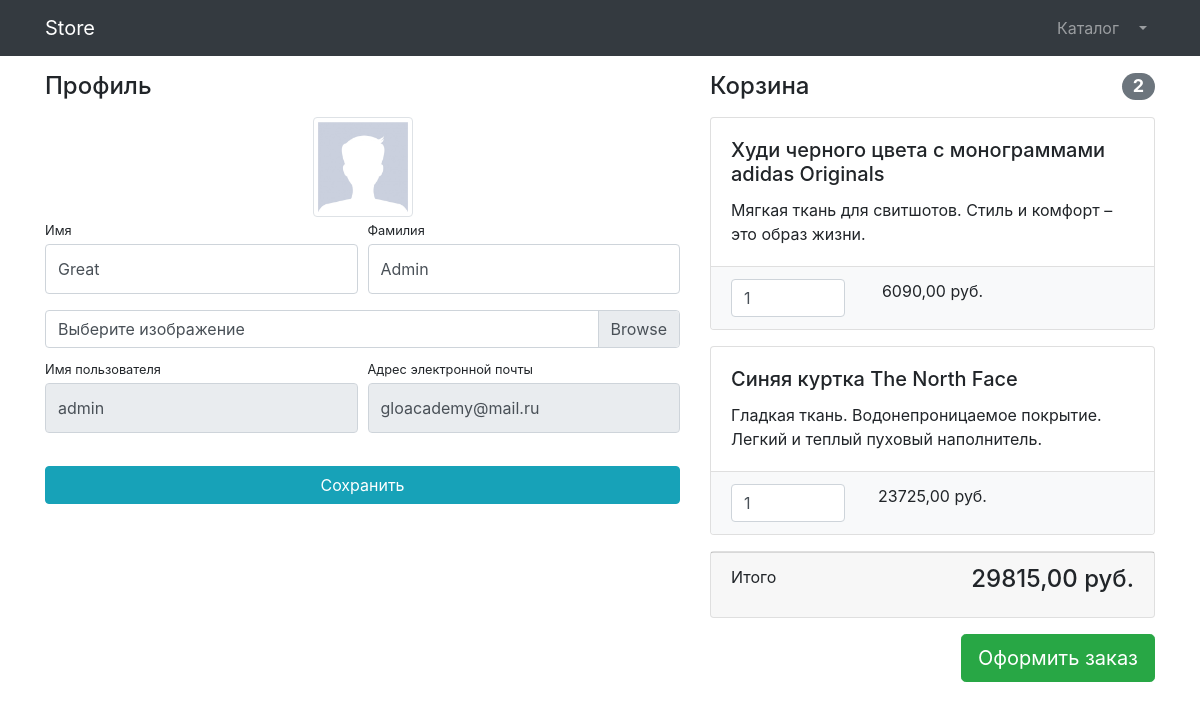
/users/profile (signed in), run on the app's committed database.
### users/models.py (models this page shows)
class User(AbstractUser):
    SEX = [
        ('none', 'none'),
        ('fimale', 'fimale'),
        ('male', 'male'),
    ]
    image = models.ImageField(upload_to='users_images', blank=True, null=True)
    sex = models.CharField(max_length=9, choices=SEX, default="none")
    birthday = models.DateTimeField(blank=True, null=True)

### products/models.py (models this page shows, shortened)
class Basket(models.Model):
    user = models.ForeignKey(to=User, on_delete=models.CASCADE)
    product = models.ForeignKey(to=Product, on_delete=models.CASCADE)
    quantity = models.PositiveIntegerField(default=0)
    created_timestamp = models.DateTimeField(auto_now_add=True)
    def sum(self): return self.product.price * self.quantity

class Product(models.Model):
    name = models.CharField(max_length=256)
    description = models.TextField()
    price = models.DecimalField(max_digits=8, decimal_places=2)
    quantity = models.PositiveIntegerField(default=0)
    image = models.ImageField(upload_to='products_images', null=True, blank=True)
    stripe_product_price_id = models.CharField(max_length=200, null=True, blank=True)
    category = models.ForeignKey(to=ProductCategory, on_delete=models.CASCADE)

### users/views.py (the view)
# urls.py: path('profile', views.profile, name='profile'),
def profile(request):
    if request.user.is_authenticated:
        if request.method == 'POST':
            form = UserProfileForm(instance=request.user, data=request.POST, files=request.FILES)
            if form.is_valid():
                form.save()
                return HttpResponseRedirect(reverse('users:profile'))
        else:
            form = UserProfileForm(instance=request.user)
        baskets = Basket.objects.filter(user=request.user)
        total_sum = 0
        total_quantity = 0
        for basket in baskets:
            total_sum += basket.sum()
            total_quantity += basket.quantity
        context = {
            'title': 'Profile',
            'form': form,
            'baskets': baskets,
            'total_sum': total_sum,
            'total_quantity': total_quantity,
        }
        return render(request, 'users/profile.html', context)
    else:
        return HttpResponseRedirect(reverse('users:login'))

### users/forms.py
class UserProfileForm(UserChangeForm):
    first_name = forms.CharField(widget=forms.TextInput(attrs={
        'class': 'form-control py-4',
        'id': 'inputFirstName'}))
    last_name = forms.CharField(widget=forms.TextInput(attrs={
        'class': 'form-control py-4',
        'id': 'inputLastName'}))
    username = forms.CharField(widget=forms.TextInput(attrs={
        'class': 'form-control py-4',
        'id': 'inputUsername',
        'readonly': True}))
    email = forms.CharField(widget=forms.EmailInput(attrs={
        'class': 'form-control py-4',
        'id': 'inputEmailAddress',
        'readonly': True}))
    image = forms.ImageField(widget=forms.FileInput(attrs={
        'class': 'custom-file-input',
        'id': 'userAvatar'}), required=False)
    class Meta:
        model = User
        fields = ['first_name', 'last_name', 'image', 'username', 'email']

### users/templates/users/profile.html (shortened to what this page needs)
{% extends 'products/base.html' %}
{% load static %}
{% block css %}
    <link href="{% static 'vendor/css/profile.css' %}" rel="stylesheet">
{% endblock %}
{% block content%}
<div class="container">
    <div class="row">
        <div class="col-lg-7">
            <h4 class="mt-3 mb-3">Профиль</h4>
            <div class="col-lg-12 text-center">
                <img width="100" height="100"
                     src="{% if user.image %}
                                {{ user.image.url }}
                        {% else %}
                                {% static 'vendor\img\users\default_avatar.jpg' %}
                        {% endif %}"
                     class="img-thumbnail">
            </div>
            <form action="{% url 'users:profile' %}" method="post" enctype="multipart/form-data">
                <div class="form-row">
                    <div class="col-lg-6">
                        <div class="form-group">
                            <label class="small mb-1" for="inputFirstName">Имя</label>
                            {{ form.first_name }}
                        </div>
                    </div>
                    <div class="col-lg-6">
                        <div class="form-group">
                            <label class="small mb-1" for="inputLastName">Фамилия</label>
                            {{ form.last_name }}
                        </div>
                    </div>
                </div>
                <div class="form-row mb-2">
                    <div class="col-lg-12">
                        <div class="custom-file">
                            <label class="custom-file-label" for="userAvatar">Выберите изображение</label>
                        </div>
                    </div>
                </div>
                <div class="form-row">
                    <div class="col-lg-6">
                        <label class="small mb-1" for="inputUsername">Имя пользователя</label>
                        {{ form.username }}
                    </div>
                    <div class="col-lg-6">
                        <label class="small mb-1" for="inputEmailAddress">Адрес электронной почты</label>
                        {{ form.email }}
                    </div>
                </div>
                <div class="form-row">
                    <div class="col-lg-12" style="margin-top: 33px;">
                        <input class="btn btn-info btn-block" type="submit" value="Сохранить">
                    </div>
                </div>
            </form>
        </div>
        <div class="col-lg-5">
            {% include 'products/baskets.html' %}
        </div>
    </div>
</div>
{% endblock %}

### products/templates/products/baskets.html (shortened to what this page needs)
{% if baskets %}
    <h4 class="mt-3 mb-3 d-flex justify-content-between align-items-center mb-3">
        Корзина <span class="badge badge-secondary badge-pill">{{ total_quantity }}</span>
    </h4>
    {% for basket in baskets %}
    <div class="card mb-3">
        <div class="card-body">
            <h5 class="card-title">{{ basket.product.name }}</h5>
            <p class="card-text">{{ basket.product.description }}</p>
        </div>
        <ul class="list-group list-group-flush">
            <li class="list-group-item bg-light">
                <div class="row text-center">
                    <div class="col-lg-4">
                        <input name="basketID" type="number" class="form-control"
                            value="{{ basket.quantity }}" min="0">
                    </div>
                    <div class="col-lg-4">{{ basket.sum }} руб.</div>
                    <div class="col-lg-4">
                    </div>
                </div>
            </li>
        </ul>
    </div>
    {% endfor %}
    <div class="card mb-3">
        <div class="card-footer">
            <p class="float-left">Итого</p>
            <h4 class="float-right">{{ total_sum }} руб.</h4>
        </div>
    </div>
    <a class="btn btn-success btn-lg float-right" href="../orders/order-create.html">
        Оформить заказ
    </a>
{% else %}
    <h4 class="mt-3 mb-3 text-center">
        Корзина пуста
    </h4>
{% endif %}

### data on the page
User: first_name "Great", last_name "Admin", username "admin", email "gloacademy@mail.ru"
Basket: product.name "Худи черного цвета с монограммами adidas Originals", product.description "Мягкая ткань для свитшотов. Стиль и комфорт – это образ жизни.", basketID "1", sum "6090,00"
Basket: product.name "Синяя куртка The North Face", product.description "Гладкая ткань. Водонепроницаемое покрытие. Легкий и теплый пуховый наполнитель.", basketID "1", sum "23725,00"

### other printed values
{{ total_quantity }} "2"
{{ total_sum }} "29815,00"
